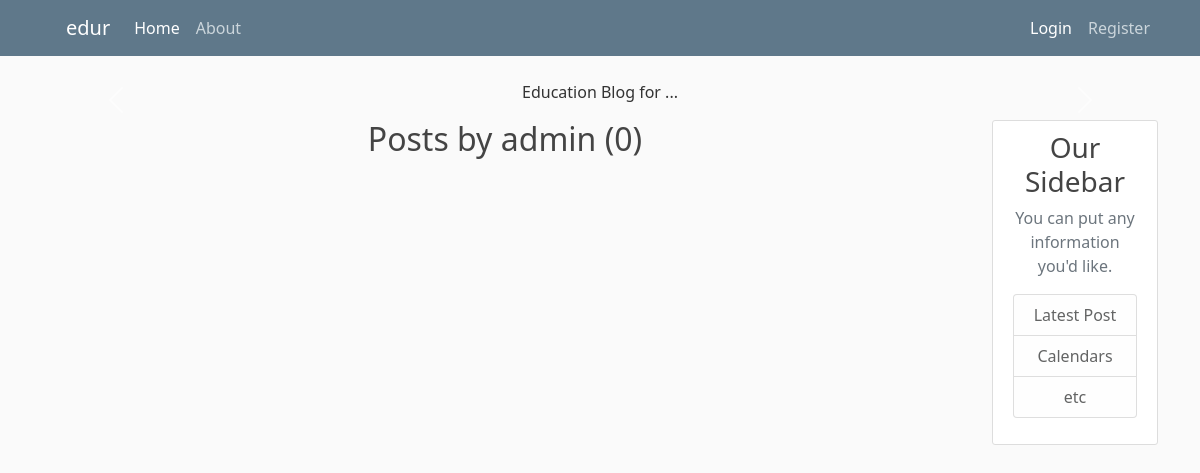
/user/admin, run on an earlier commit of the app's database.
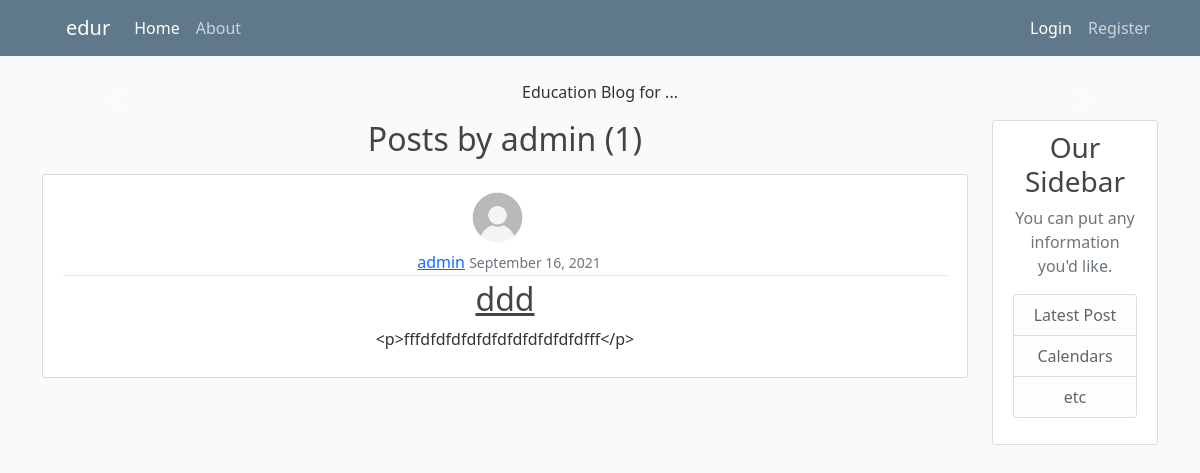
And on a later commit of the database.
### edublog/models.py (models this page shows, shortened)
class Post(models.Model):
    title = models.CharField(max_length=255)
    content = RichTextField(null=True, blank=True)
    date_posted = models.DateTimeField(default=timezone.now)
    author = models.ForeignKey(User, on_delete=models.CASCADE)

### users/models.py (models this page shows, shortened)
class Profile(models.Model):
    user = models.OneToOneField(User, on_delete=models.CASCADE)
    image = models.ImageField(default='default.jpg', upload_to='profile_pics')

### edublog/views.py (the view)
# urls.py: path('user/<str:username>', UserPostListView.as_view(), name='user-posts'),
class UserPostListView(ListView):
    model = Post
    template_name = 'edublog/user_posts.html'
    context_object_name = 'posts'
    paginate_by = 5
    def get_queryset(self):
        user = get_object_or_404(User, username=self.kwargs.get('username'))
        return Post.objects.filter(author=user).order_by('-date_posted')

### edublog/templates/edublog/user_posts.html (shortened to what this page needs)
{% extends 'edublog/base.html'%}
{% block content%}
<h2 class="mb-3">Posts by {{ view.kwargs.username}} ({{ page_obj.paginator.count}})</h2>
{% for post in posts%}
<article class="media content-section">
    <img class="rounded-circle article-img" src="{{ post.author.profile.image.url}}" alt="">
    <div class="media-body">
        <div class="article-metadata">
            <a class="ms-2" href="{% url 'user-posts' post.author.username%}">{{ post.author}}</a>
            <small class="text-muted">{{ post.date_posted|date:'F d, Y'}}</small>
        </div>
        <h2><a class="article-title" href="{% url 'post-detail' post.id%}">{{ post.title}}</a></h2>
        <p class="article-content">{{ post.content}}</p>
    </div>
</article>
{% endfor%}
{% endblock%}

What changed in the data, as far as the page shows it:
added Post: author.profile.image (placeholder picture), author "admin", date_posted "September 16, 2021", title "ddd", content "<p>fffdfdfdfdfdfdfdfdfdfdfdfff</p>"
Also different on the page:
{{ page_obj.paginator.count }}: "0" → "1"
